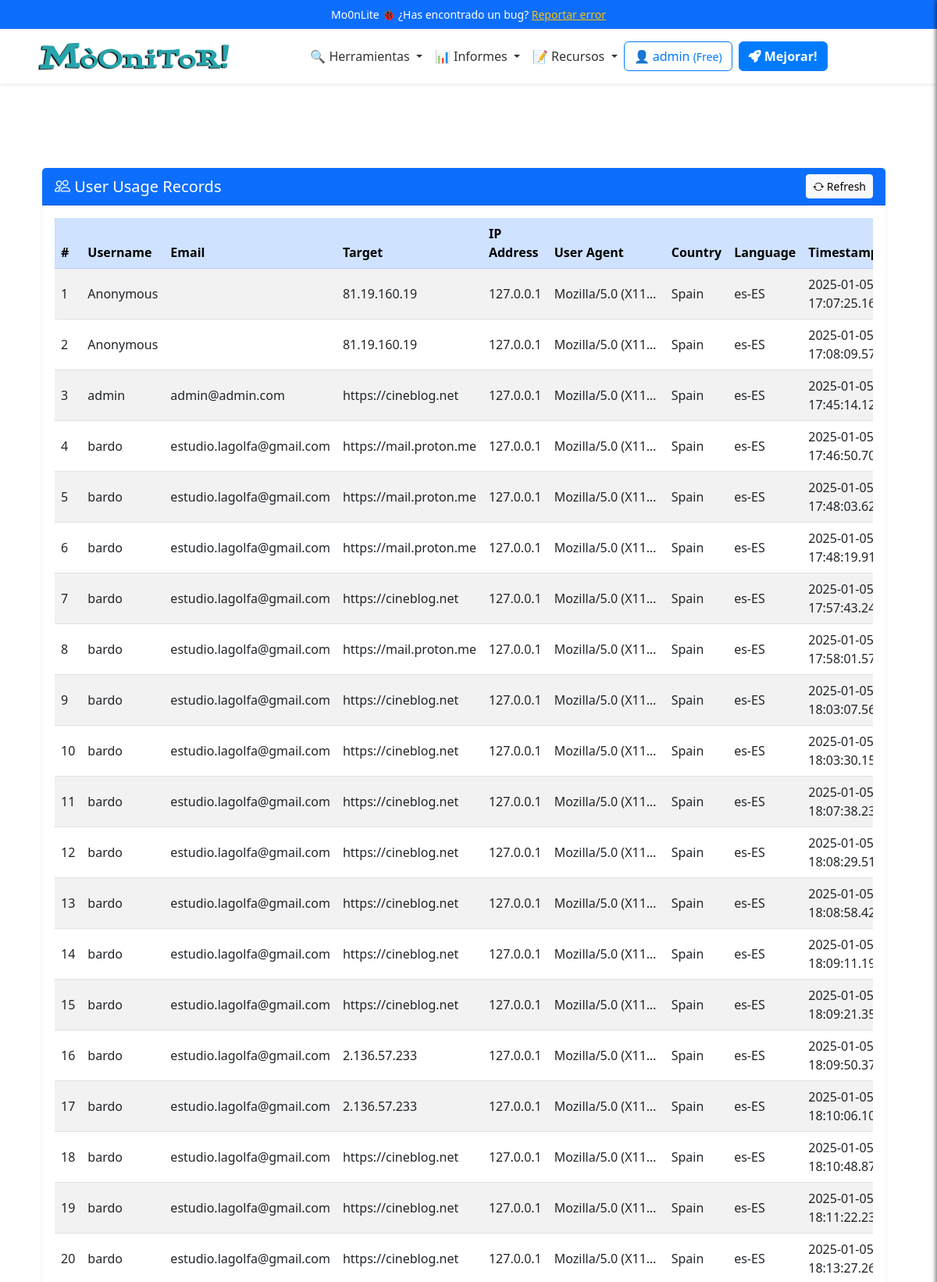
Page /admin/activity (signed in, upper part) on the committed database.
### app/models/user_model.py (models this page shows, shortened)
class Users(UserMixin, db.Model):
    __tablename__ = 'Users'
    id = db.Column(db.Integer, primary_key=True)
    username = db.Column(db.String(80), unique=True, nullable=False)
    email = db.Column(db.String(120), unique=True, nullable=False)
    password_hash = db.Column(db.String(255), nullable=False)
    token = db.Column(db.String(255), index=True, unique=True)
    active = db.Column(db.Boolean, default=False)
    registered_on = db.Column(db.DateTime,
                              nullable=False,
                              default=datetime.datetime.utcnow)
    config = db.Column(JSONType)
    role = db.Column(db.String(20), nullable=False, default='usuario')
    subscription_plan = db.Column(Enum('Free',
                                       'Pro',
                                       'Corporate',
                                       name='subscription_plans'),
                                  default='Free')
    subscription_currency = db.Column(
        db.String(3), default='EUR')  # ISO currency codes (e.g., USD, EUR)
    subscription_expiration = db.Column(db.DateTime, nullable=True)
    subscription_frequency = db.Column(Enum('Monthly',
                                            'Annually',
                                            name='subscription_frequency'),
                                       default='Monthly')
    primary_payment = db.Column(JSONType, nullable=True)  # IBAN, SWIFT, etc.
    secondary_payment = db.Column(JSONType, nullable=True)
    transactions = db.relationship('Transaction', backref='user', lazy=True)

### app/models/usage_model.py (models this page shows, shortened)
class Activity(db.Model):
    __tablename__ = 'Activity'
    id = db.Column(db.Integer, primary_key=True)
    username = db.Column(db.String(64))
    target = db.Column(db.String(256))
    email = db.Column(db.String(120))
    ip_address = db.Column(db.String(15))
    user_agent = db.Column(db.String(256))
    country = db.Column(db.String(64))
    language = db.Column(db.String(64))
    timestamp = db.Column(db.DateTime, index=True, default=datetime.utcnow())
    page_url = db.Column(db.String(256))

### app/views/logs_views.py (the view)
@app.route('/admin/activity')
@login_required
def activity():
    breadcrumbs = [{
        'url': '/admin',
        'text': 'Admin'
    }, {
        'url': '/admin/activity',
        'text': 'Actividad'
    }]
    records = Activity.query.all()
    return render_template('activity.html',
                           records=records,
                           breadcrumbs=breadcrumbs)

### app/__init__.py (called while the page is built)
@app.context_processor
def inject_sidebar_info():
    return dict(is_admin=current_user.is_authenticated
                and current_user.role == 'admin')

@app.context_processor
def inject_breadcrumb():
    breadcrumbs = [{
        'url': '/',
        'text': 'Inicio'
    }, {
        'url': '/profile',
        'text': 'Opcion 1'
    }, {
        'url': '/profile/edit',
        'text': 'Sub opcion 1'
    }]
    return {'breadcrumbs': breadcrumbs}

@app.context_processor
def inject_grouped_tools():
    grouped_tools = {}
    for category, tools_in_category in groupby(sorted(
            tools, key=itemgetter('category')),
                                               key=itemgetter('category')):
        subcategories = {}
        for subcategory, tools_in_subcategory in groupby(
                sorted(tools_in_category, key=itemgetter('subcategory')),
                key=itemgetter('subcategory')):
            subcategories[subcategory] = list(tools_in_subcategory)
        grouped_tools[category] = subcategories
    return dict(grouped_tools=grouped_tools)

@login_manager.user_loader
def load_user(user_id):
    return Users.query.get(int(user_id))

### app/templates/activity.html (shortened to what this page needs)
{% extends "base.html" %}
{% block content %}
<div class="container my-5">
    <div class="row">
        <div class="col-12">
            <div class="card shadow-sm border-0">
                <div class="card-header bg-primary text-white d-flex justify-content-between align-items-center">
                    <h2 class="h5 mb-0"><i class="bi bi-people"></i> User Usage Records</h2>
                    <button class="btn btn-light btn-sm">
                        <i class="bi bi-arrow-repeat"></i> Refresh
                    </button>
                </div>
                <div class="card-body">
                    {% if records %}
                    <div class="table-responsive">
                        <table id="usageRecordsTable" class="table table-striped table-hover align-middle">
                            <thead class="table-primary">
                                <tr>
                                    <th>#</th>
                                    <th>Username</th>
                                    <th>Email</th>
                                    <th>Target</th>
                                    <th>IP Address</th>
                                    <th>User Agent</th>
                                    <th>Country</th>
                                    <th>Language</th>
                                    <th>Timestamp</th>
                                </tr>
                            </thead>
                            <tbody>
                                {% for record in records %}
                                <tr>
                                    <td>{{ record.id }}</td>
                                    <td>{{ record.username }}</td>
                                    <td>{{ record.email }}</td>
                                    <td>{{ record.target }}</td>
                                    <td>{{ record.ip_address }}</td>
                                    <td class="text-truncate" style="max-width: 150px;" title="{{ record.user_agent }}">
                                        {{ record.user_agent }}
                                    </td>
                                    <td>{{ record.country }}</td>
                                    <td>{{ record.language }}</td>
                                    <td>{{ record.timestamp }}</td>
                                </tr>
                                {% endfor %}
                            </tbody>
                        </table>
                    </div>
                    {% else %}
                    <div class="alert alert-warning text-center" role="alert">
                        <i class="bi bi-info-circle"></i> No usage records found.
                    </div>
                    {% endif %}
                </div>
            </div>
        </div>
    </div>
</div>
{% endblock %}

### app/templates/inc/navbar.html (shortened to what this page needs)
<nav class="navbar navbar-expand-lg navbar-light bg-white shadow-sm">
  <div class="container">
    <a class="navbar-brand mx-auto" href="{{ url_for('index') }}">
      <img src="{{ url_for('static', filename='logo.png') }}" alt="Logo" height="50"
        class="d-inline-block align-text-top">
    </a>
    <div class="collapse navbar-collapse justify-content-center" id="navbarNav">
      <ul class="navbar-nav align-items-center">
        <li class="nav-item dropdown">
          <a class="nav-link dropdown-toggle" href="#" id="domainDnsDropdown" role="button" data-bs-toggle="dropdown"
            aria-expanded="false">
            🔍 Herramientas
          </a>
        </li>
        <li class="nav-item dropdown">
          <a class="nav-link dropdown-toggle" href="#" id="domainDnsDropdown" role="button" data-bs-toggle="dropdown"
            aria-expanded="false">
            📊 Informes
          </a>
        </li>
        <li class="nav-item dropdown">
          <a class="nav-link dropdown-toggle" href="#" id="domainDnsDropdown" role="button" data-bs-toggle="dropdown"
            aria-expanded="false">
            📝 Recursos
          </a>
        </li>
      </ul>
    <div class="d-flex flex-column flex-sm-row align-items-center justify-content-center ms-0 mb-3 mt-3">
      {% if current_user.is_authenticated %}
          <a href="/dashboard" class="btn btn-outline-primary mb-2 mb-sm-0 me-sm-2">
              <span class="item-responsive">👤 {{ current_user.username }}
                  <small>({{ current_user.subscription_plan }})</small>
              </span>
          </a>
          {% if current_user.subscription_plan == "Free" %}
              <a class="btn btn-primary mb-2 mb-sm-0 me-sm-2 text-decoration-none fw-semibold" href="{{ url_for('edit_subscription') }}">
                  <i class="fa-solid fa-rocket"></i> Mejorar!
              </a>
          {% elif current_user.subscription_plan == "Pro" %}
              <a class="btn btn-primary mb-2 mb-sm-0 me-sm-2 text-decoration-none fw-semibold" href="{{ url_for('edit_subscription') }}">
                  <i class="fa-solid fa-crown"></i> Probar Corporate!
              </a>
          {% endif %}
      {% endif %}
  </div>
    </div>
  </div>
</nav>

### app/static/css/style.css (style rules this page uses)
:root { --primary-color: #007bff; --secondary-color: #6c757d; --background-color: #f8f9fa; --text-color: #212529; --info-color: #7c71c5; --navbar-background: white; --navbar-shadow: 0 4px 2px -2px rgba(0, 0, 0, 0.1); --navbar-link: #333; --white: #fff; --featured-column: #f9f9f9; --menu-header: #000; --menu-separator: #ccc; --hover-background: #e0e0e0; }
body { display: flex; flex-direction: column; min-height: 100vh; background-image: url('https://ciberpunk.es/wp-content/uploads/2020/12/finance4-section-bg2.png'); background-repeat: repeat-y; background-blend-mode: normal; }
.navbar { background-color: var(--navbar-background); box-shadow: var(--navbar-shadow); width: 100%; display: block; padding: 0; position: relative; }
.navbar-nav .nav-link { color: var(--navbar-link); }
.btn-primary { background-color: var(--primary-color); border-color: var(--primary-color); }
.btn-outline-primary { border-color: var(--primary-color); color: var(--primary-color); }
.row { margin-right: 0 !important; }

### app/templates/activity.html (style rules this page uses)
.table-striped>tbody>tr:nth-of-type(odd) { background-color: #f8f9fa; }
.text-truncate { white-space: nowrap; overflow: hidden; text-overflow: ellipsis; }

### rows in the picture
Users: username "admin", subscription_plan "Free"
Activity: id "1", username "Anonymous", target "81.19.160.19", ip_address "127.0.0.1", user_agent "Mozilla/5.0 (X11…", country "Spain", language "es-ES", timestamp "2025-01-05…"
Activity: id "2", username "Anonymous", target "81.19.160.19", ip_address "127.0.0.1", user_agent "Mozilla/5.0 (X11…", country "Spain", language "es-ES", timestamp "2025-01-05…"
Activity: id "3", username "admin", email "admin@admin.com", target "https://cineblog.net", ip_address "127.0.0.1", user_agent "Mozilla/5.0 (X11…", country "Spain", language "es-ES", timestamp "2025-01-05…"
Activity: id "4", username "bardo", email "estudio.lagolfa@gmail.com", target "https://mail.proton.me", ip_address "127.0.0.1", user_agent "Mozilla/5.0 (X11…", country "Spain", language "es-ES", timestamp "2025-01-05…"
Activity: id "5", username "bardo", email "estudio.lagolfa@gmail.com", target "https://mail.proton.me", ip_address "127.0.0.1", user_agent "Mozilla/5.0 (X11…", country "Spain", language "es-ES", timestamp "2025-01-05…"
Activity: id "6", username "bardo", email "estudio.lagolfa@gmail.com", target "https://mail.proton.me", ip_address "127.0.0.1", user_agent "Mozilla/5.0 (X11…", country "Spain", language "es-ES", timestamp "2025-01-05…"
Activity: id "7", username "bardo", email "estudio.lagolfa@gmail.com", target "https://cineblog.net", ip_address "127.0.0.1", user_agent "Mozilla/5.0 (X11…", country "Spain", language "es-ES", timestamp "2025-01-05…"
Activity: id "8", username "bardo", email "estudio.lagolfa@gmail.com", target "https://mail.proton.me", ip_address "127.0.0.1", user_agent "Mozilla/5.0 (X11…", country "Spain", language "es-ES", timestamp "2025-01-05…"
Activity: id "9", username "bardo", email "estudio.lagolfa@gmail.com", target "https://cineblog.net", ip_address "127.0.0.1", user_agent "Mozilla/5.0 (X11…", country "Spain", language "es-ES", timestamp "2025-01-05…"
Activity: id "10", username "bardo", email "estudio.lagolfa@gmail.com", target "https://cineblog.net", ip_address "127.0.0.1", user_agent "Mozilla/5.0 (X11…", country "Spain", language "es-ES", timestamp "2025-01-05…"
Activity: id "11", username "bardo", email "estudio.lagolfa@gmail.com", target "https://cineblog.net", ip_address "127.0.0.1", user_agent "Mozilla/5.0 (X11…", country "Spain", language "es-ES", timestamp "2025-01-05…"
Activity: id "12", username "bardo", email "estudio.lagolfa@gmail.com", target "https://cineblog.net", ip_address "127.0.0.1", user_agent "Mozilla/5.0 (X11…", country "Spain", language "es-ES", timestamp "2025-01-05…"
Activity: id "13", username "bardo", email "estudio.lagolfa@gmail.com", target "https://cineblog.net", ip_address "127.0.0.1", user_agent "Mozilla/5.0 (X11…", country "Spain", language "es-ES", timestamp "2025-01-05…"
Activity: id "14", username "bardo", email "estudio.lagolfa@gmail.com", target "https://cineblog.net", ip_address "127.0.0.1", user_agent "Mozilla/5.0 (X11…", country "Spain", language "es-ES", timestamp "2025-01-05…"
Activity: id "15", username "bardo", email "estudio.lagolfa@gmail.com", target "https://cineblog.net", ip_address "127.0.0.1", user_agent "Mozilla/5.0 (X11…", country "Spain", language "es-ES", timestamp "2025-01-05…"
Activity: id "16", username "bardo", email "estudio.lagolfa@gmail.com", target "2.136.57.233", ip_address "127.0.0.1", user_agent "Mozilla/5.0 (X11…", country "Spain", language "es-ES", timestamp "2025-01-05…"
Activity: id "17", username "bardo", email "estudio.lagolfa@gmail.com", target "2.136.57.233", ip_address "127.0.0.1", user_agent "Mozilla/5.0 (X11…", country "Spain", language "es-ES", timestamp "2025-01-05…"
Activity: id "18", username "bardo", email "estudio.lagolfa@gmail.com", target "https://cineblog.net", ip_address "127.0.0.1", user_agent "Mozilla/5.0 (X11…", country "Spain", language "es-ES", timestamp "2025-01-05…"
Activity: id "19", username "bardo", email "estudio.lagolfa@gmail.com", target "https://cineblog.net", ip_address "127.0.0.1", user_agent "Mozilla/5.0 (X11…", country "Spain", language "es-ES", timestamp "2025-01-05…"
Activity: id "20", username "bardo", email "estudio.lagolfa@gmail.com", target "https://cineblog.net", ip_address "127.0.0.1", user_agent "Mozilla/5.0 (X11…", country "Spain", language "es-ES", timestamp "2025-01-05…"
